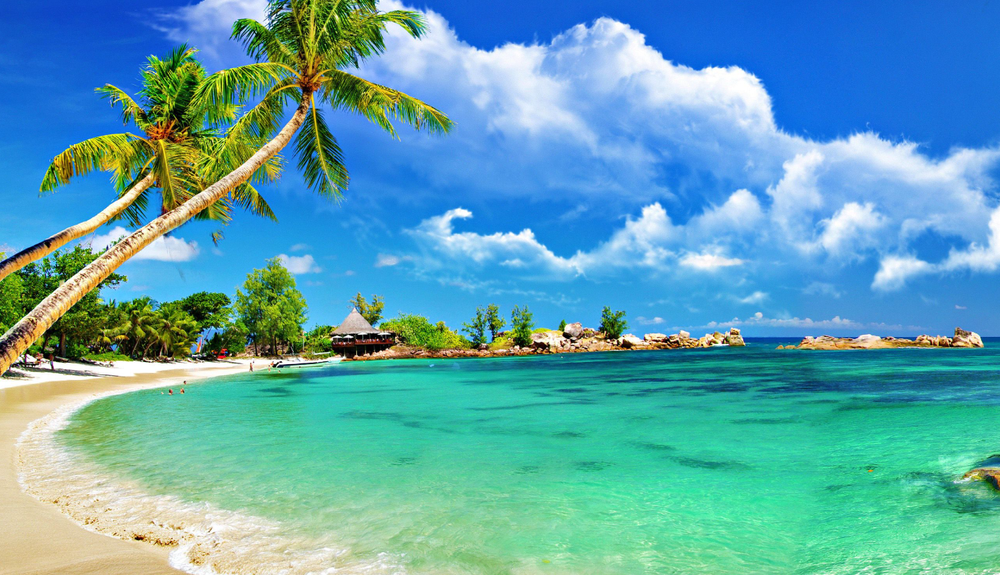
#> input picture DAY 6/beach.png, 1000 x 575 px, shrunk from 1437 x 826 before the run, found by its file name
$ python masking.py --image ../images/beach.png
#> lines starting #> are read from the running program, lines starting #| are printed output that depends on the picture; after the words box and inside, x2 and y2 are one past the last pixel; in counts of white or black regions, pixels touching at a corner belong together
# USAGE
# python masking.py --image ../images/beach.png

# Import the necessary packages
import numpy as np
import argparse
import cv2

# Construct the argument parser and parse the arguments
ap = argparse.ArgumentParser()
ap.add_argument("-i", "--image", required = True,
	help = "Path to the image")
args = vars(ap.parse_args())

# Load the image and show it
image = cv2.imread(args["image"])
#> image is the input picture: shape (575, 1000, 3); mean B, G, R 176.4, 165.1, 93.7
cv2.imshow("Original", image)

# Masking allows us to focus only on parts of an image that
# interest us. A mask is the same size as our image, but has
# only two pixel values, 0 and 255. Pixels with a value of 0
# are ignored in the orignal image, and mask pixels with a
# value of 255 are allowed to be kept. For example, let's
# construct a mask with a 150x150 square at the center of it
# and mask our image.
mask = np.zeros(image.shape[:2], dtype = "uint8")
(cX, cY) = (image.shape[1] // 2, image.shape[0] // 2)
#> cX = 500; cY = 287
cv2.rectangle(mask, (cX - 75, cY - 75), (cX + 75 , cY + 75), 255, -1)
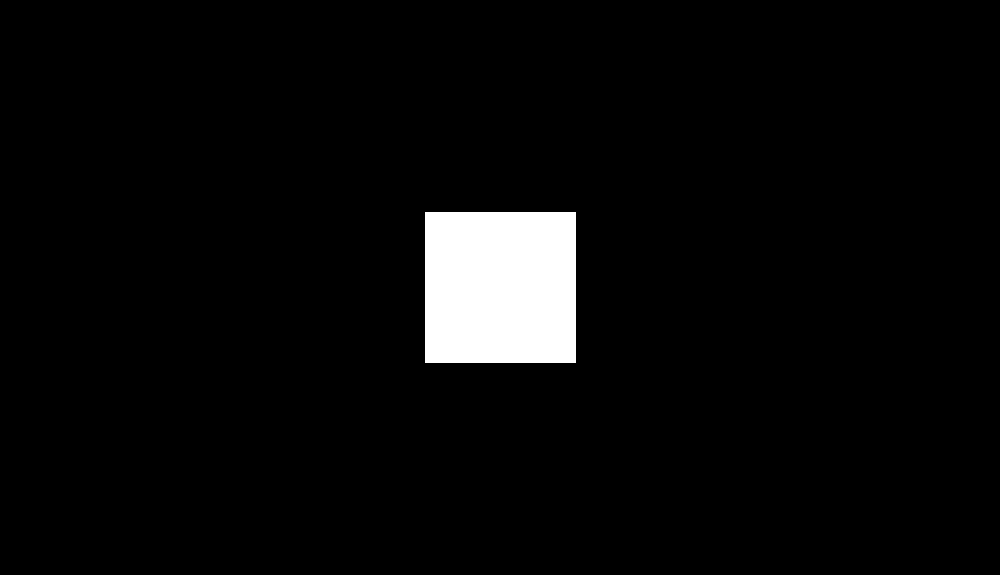
#> mask: shape (575, 1000); 4% white; 1 white region, box (x1, y1, x2, y2) and area: (425, 212, 576, 363) 22801
cv2.imshow("Mask", mask)

# Apply out mask -- notice how only the center rectangular
# region of the pill is shown
masked = cv2.bitwise_and(image, image, mask = mask)
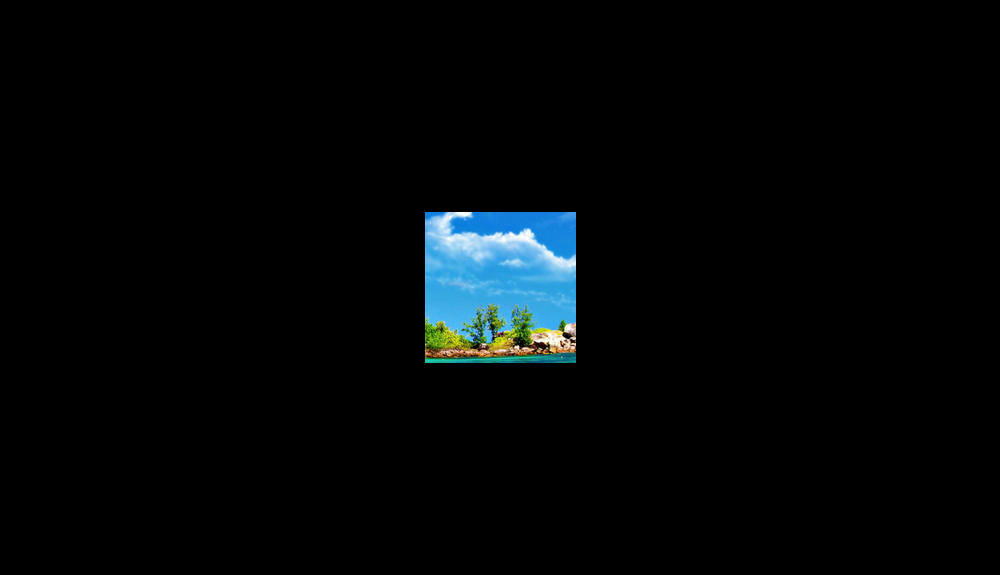
#> masked: shape (575, 1000, 3); mean B, G, R 7.6, 6.4, 3.4
cv2.imshow("Mask Applied to Image", masked)
cv2.waitKey(0)

# Now, let's make a circular mask with a radius of 100 pixels
mask = np.zeros(image.shape[:2], dtype = "uint8")
cv2.circle(mask, (cX, cY), 100, 255, -1)
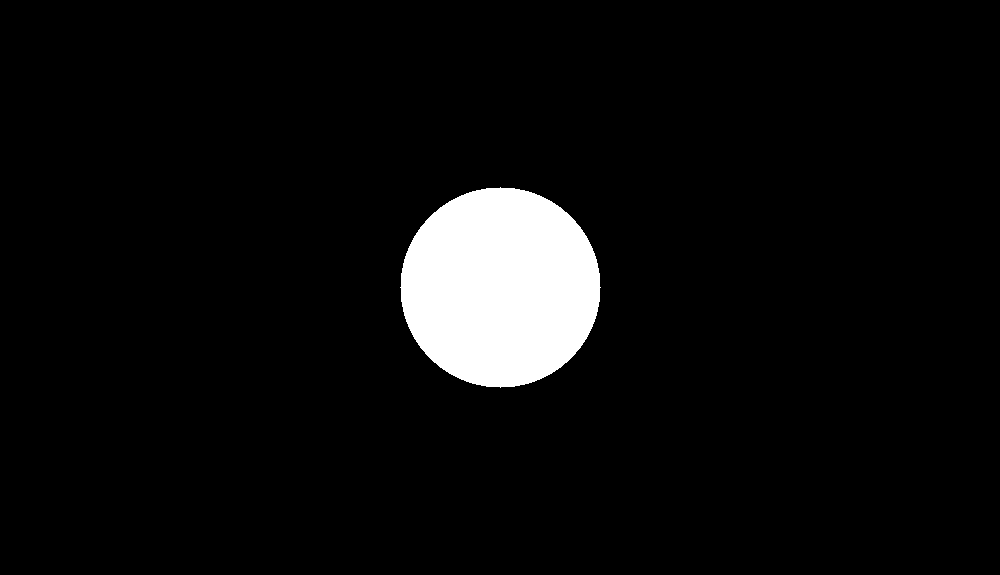
#> mask: shape (575, 1000); 5.5% white; 1 white region, box (x1, y1, x2, y2) and area: (400, 187, 601, 388) 31417
masked = cv2.bitwise_and(image, image, mask = mask)
cv2.imshow("Mask", mask)
cv2.imshow("Mask Applied to Image", masked)
cv2.waitKey(0)
